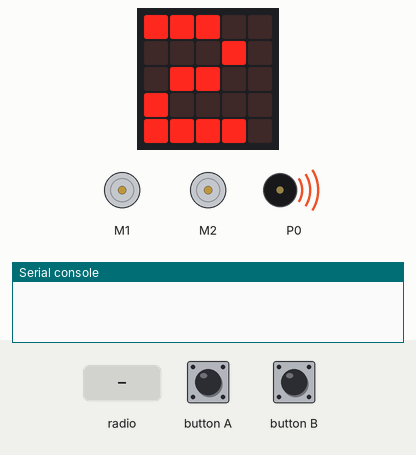
A program run on a simulated BBC micro:bit (MakeCode). Parts: the board's 5×5 LED display, 2 × DC motor (green arrow = forward, orange = backward, longer = faster), buzzer (waves = sounding), the last lines printed to the serial console. Inputs (shaded band) come from the test bench. No radio messages arrive unless stated (any console line starting 'radio sent:' is added by the test bench).

Above: at 0.8 s.
At 7.2 s:
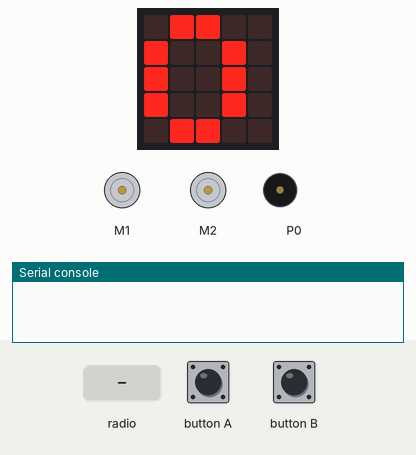
7.3 s: radio message "1" arrives
At 8.7 s:
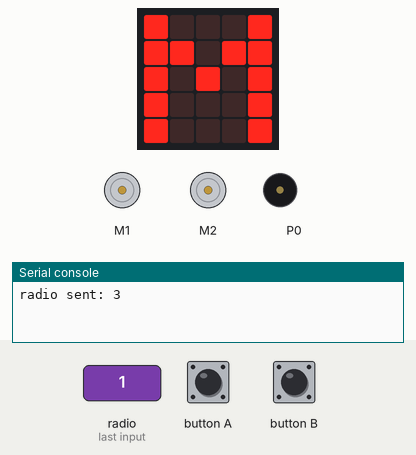
Timing chart, 0 to 10.3 s (numbered marks = the images above; inputs shaded):
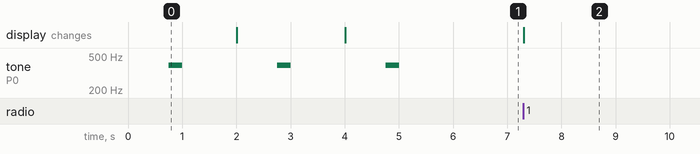

Measured:
- after the input at 7.3 s, the display: changes at once (image 2)

The program:

main.ts
```typescript
function 安全運転する () {
    // 危険があるかを調べます。
    // 　・危険があれば、車を停止します。
    // 　・危険がなければ、車を前進します。
    // 安全確認し、危険の あり・なし を 確認します。
    // 安全確認の結果、危険がある
    if (安全確認する() == 危険_あり) {
        // ブレーキを踏んで、クラクションをならします。
        // また、状況を「状況_ブレーキ」にします。
        // 暫くしたら、状況を「状況_走行」に戻します。
        車を停止する()
    } else {
        // 危険がなければ、前進します。
        // もし道から逸れていたら、軌道修正します。
        車を前進する()
    }
}
// 出発前に、車の準備をします。
function 準備する_車 () {
    // アクセルやハンドルの確認を行います。
    準備する_車_エンジン()
    // センサーなどの電子機器を設定します。
    準備する_車_電子機器()
}
// 同乗者から話しかけられた場合のプログラムです。
radio.onReceivedNumber(function (receivedNumber) {
    Kitronik_Move_Motor.stop()
    // 状況を「お店に到着」として、変数にメモします。
    状況 = 状況_到着
    Kitronik_Move_Motor.stop()
    basic.showString("M")
    Kitronik_Move_Motor.stop()
    // お家に連絡します。
    radio.sendNumber(状況)
    Kitronik_Move_Motor.stop()
})
// 数字と音で、準備段階を表現します
function 準備段階を表現する (数値: number) {
    basic.showNumber(数値)
    music.playTone(392, music.beat(BeatFraction.Half))
    basic.pause(1000)
}
function 出発する () {
    状況 = 状況_準備完了
    無線を設定する()
    ブレーキを離す()
}
// 左右別々の速度でモーターを回します。
function モーターを回す (左側: number, 右側: number) {
    // 指定された速度で、左側のモーターを回します。
    Kitronik_Move_Motor.motorOn(Kitronik_Move_Motor.Motors.MotorLeft, Kitronik_Move_Motor.MotorDirection.Forward, 左側)
    // 指定された速度で、右側のモーターを回します。
    Kitronik_Move_Motor.motorOn(Kitronik_Move_Motor.Motors.MotorRight, Kitronik_Move_Motor.MotorDirection.Forward, 右側)
}
input.onButtonPressed(Button.A, function () {
    Kitronik_Move_Motor.stop()
    if (状況 == 状況_準備完了) {
        if (無線グループ番号 > 1) {
            無線グループ番号 += -1
            出発する()
        }
    }
})
// 危険な距離まで迫ったら、「危険_あり」と教えます。
// そうでなければ「危険_なし」と教えます。
function 安全確認する () {
    let 距離_何も見えない = 0
    // 障害物までの距離を調べ、変数にメモします。
    // センサーがとらえた、障害物までの距離
    センサー値_距離 = Kitronik_Move_Motor.measure()
    // 下の3つの場合に分けて、危険があるかどうかを教えます。
    // １．遠すぎて見えない
    // ２．近すぎて危険
    // ３．見えていいるけど、近すぎない
    //
    // 遠すぎて、何も見えない場合です。
    // 何も見えないくらい遠い場合の距離です。
    // 衝突するほど、危険な距離に迫っている場合です。
    // センサーがとらえた障害物までの距離をメモした変数です。
    // 衝突の危険を感じる距離です。
    if (センサー値_距離 == 距離_何も見えない) {
        // 前方は安全であることを教える。
        return 危険_なし
    } else if (センサー値_距離 < 距離_危険な近さ) {
        // 前方に衝突しそうな障害物があることを教えます。
        return 危険_あり
    } else {
        // 前方は安全であることを教える。
        return 危険_なし
    }
}
function 無線を設定する () {
    radio.setGroup(無線グループ番号)
    music.playTone(523, music.beat(BeatFraction.Whole))
}
// 道路をとらえるセンサーを設定します。
// 建物をとらえるセンサーをせていします。
function 準備する_車_電子機器 () {
    // 道から逸れていない場合の返事を決めます。
    位置_中央 = 0
    // 道の右側に逸れている場合の返事を決めます。
    位置_右寄り = 1
    // 道の右側に逸れている場合の返事を決めます。
    位置_左寄り = 2
    // 道から逸れる場合の、センサー左右が捉えた明暗の差を決める
    感度_道路_差 = 15
    // 距離の単位をｃｍにします。
    Kitronik_Move_Motor.setUltrasonicUnits(Kitronik_Move_Motor.Units.Centimeters)
    // 建物の発見を判断する距離
    距離_道路沿いの建物 = 5
    // 障害物の発見を判断する距離
    距離_危険な近さ = 5
    // 危険がない場合の返事を決めます。
    危険_なし = 0
    // 危険がある場合の返事を決めます。
    危険_あり = 1
    // 危険がある場合の返事を決めます。
    無線グループ数 = 4
    // 危険がある場合の返事を決めます。
    無線グループ番号 = 0
    準備段階を表現する(1)
}
function 急ブレーキを踏む () {
    // モーターを止めます。
    Kitronik_Move_Motor.stop()
    // 驚いた表情をする。
    basic.showIcon(IconNames.Surprised)
}
// 車を停車します。
// クラクションを鳴らします。
// 暫くしたら、再び走り出そうとします。
function 車を停止する () {
    状況 = 状況_停止中
    急ブレーキを踏む()
    // クラクションを鳴らす
    music.playTone(523, music.beat(BeatFraction.Breve))
    ブレーキを離す()
}
// モーターの回転速度を決めます。
function 準備する_車_エンジン () {
    回転_速い = 20
    回転_遅い = 3
    準備段階を表現する(2)
}
input.onButtonPressed(Button.B, function () {
    Kitronik_Move_Motor.stop()
    if (状況 == 状況_準備完了) {
        if (無線グループ番号 < 無線グループ数) {
            無線グループ番号 += 1
            出発する()
        }
    }
})
// 道を逸れたら、左右どちらに寄っていれば、「位置_右」が「位置_右」と教えます。
// 逸れていないければ、「位置_中央」と教えます。
function 車の位置を確認する () {
    // 左センサーの明るさを調べ、変数にメモします。
    センサー値_道路_左 = Kitronik_Move_Motor.readSensor(Kitronik_Move_Motor.LfSensor.Left)
    // 右センサーの明るさを調べ、変数にメモします。
    センサー値_道路_右 = Kitronik_Move_Motor.readSensor(Kitronik_Move_Motor.LfSensor.Right)
    センサー値_道路の差 = Math.abs(センサー値_道路_右 - センサー値_道路_左)
    // センサー左右の明暗の大小によって、道から逸れているかを決めます。
    // センサー左右で、明暗の差が大きい場合
    if (センサー値_道路の差 > 感度_道路_差) {
        // 左右のセンサーの明暗により、どちらに寄っているかを決目ます。
        // センサーの左側が明るく、右側がが暗い場合
        if (センサー値_道路_左 > センサー値_道路_右) {
            // 車体番号によって、左右どちらに寄っているかを教える。
            // ※1号機と2号機では、センサーの位置が左右逆になっているため。
            // 1号機かどうか
            if (無線グループ番号 == 1) {
                // 右側に寄っていないことを教える。
                return 位置_右寄り
            } else {
                // 右側に寄っていないことを教える。
                return 位置_左寄り
            }
        } else {
            // 車体番号によって、左右どちらに寄っているかを教える。
            // ※1号機と2号機では、センサーの位置が左右逆になっているため。
            // 1号機かどうか
            if (無線グループ番号 == 1) {
                // 右側に寄っていないことを教える。
                return 位置_左寄り
            } else {
                // 右側に寄っていないことを教える。
                return 位置_右寄り
            }
        }
    } else {
        // 左右どちらにも寄っていないことを教える。
        return 位置_中央
    }
}
// 暫くしてから運転を再開します。
// 状況を走行中に変えます。
function ブレーキを離す () {
    radio.sendNumber(状況)
    basic.showNumber(無線グループ番号)
    状況 = 状況_走行中
}
function 準備する_運転手 () {
    お店の方向_右側 = 101
    お店の方向_左側 = 102
    状況_準備完了 = 0
    状況_走行中 = 1
    状況_停止中 = 2
    状況_到着 = 3
    準備段階を表現する(0)
}
// 車を前進します。
// 車体が道から逸れていれば、道の中央に戻します。
function 車を前進する () {
    // 道から逸れているか確認し、変数にメモします。
    位置判断 = 車の位置を確認する()
    // 右に寄ってしまったら、左に軌道修正します。
    // 左に寄ってしまったら、右に軌道修正します。
    // 道から逸れていなければ、まっすく進みます。
    // 右寄り、つまり、道路が左側の状態です。
    // 左寄り、つまり、道路が右側の状態です。
    if (位置判断 == 位置_右寄り) {
        // 左が遅く、右が早いので、反時計回りに回転しながら進みます。
        モーターを回す(回転_遅い, 回転_速い)
    } else if (位置判断 == 位置_左寄り) {
        // 左が早く、右が遅いので、時計回りに回転しながら進みます。
        モーターを回す(回転_速い, 回転_遅い)
    } else {
        // 左右どちらも早く回して、まっすぐ進みます。
        モーターを回す(回転_速い, 回転_速い)
    }
}
// 出発前に、一度だけ準備を行います。
let 位置判断 = 0
let お店の方向_左側 = 0
let お店の方向_右側 = 0
let 状況_走行中 = 0
let センサー値_道路の差 = 0
let センサー値_道路_右 = 0
let センサー値_道路_左 = 0
let 回転_遅い = 0
let 回転_速い = 0
let 状況_停止中 = 0
let 無線グループ数 = 0
let 距離_道路沿いの建物 = 0
let 感度_道路_差 = 0
let 位置_左寄り = 0
let 位置_右寄り = 0
let 位置_中央 = 0
let 危険_なし = 0
let 距離_危険な近さ = 0
let センサー値_距離 = 0
let 無線グループ番号 = 0
let 状況_準備完了 = 0
let 状況_到着 = 0
let 状況 = 0
let 危険_あり = 0
// 出発前に、車の準備をします。
準備する_車()
// 出発前に、運転手の準備をします。
準備する_運転手()
// 出発したら、ずっと安全運転します。
basic.forever(function () {
    // 走行中は、安全運転します。
    // 停車している間は、する必要あありません。
    // 変数から、現在の状況を確認します。
    // ・車が走行していたら、安全確認します。
    // ・停車していたら、安全確認しません。
    // 現在の状況をメモする変数です。
    // 状況のうち、車が走っている時を指します。
    if (状況 == 状況_走行中) {
        // 安全運転します。
        安全運転する()
    }
})
```

test.ts
```typescript
// テストはここに来ます。このパッケージが拡張機能として使用されるときにはコンパイルされません。
```
